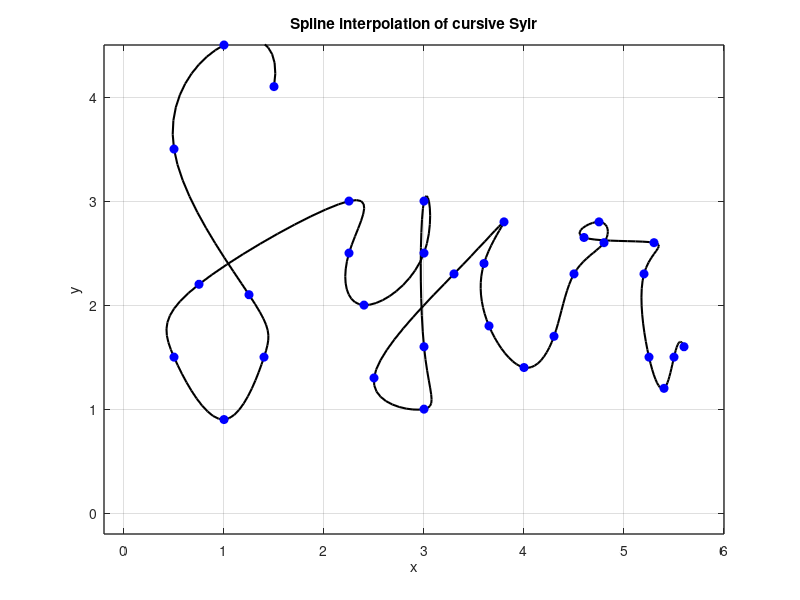

MATLAB code to generate this figure:
% Define data points
x = [1.5 1 0.5 1.25 1.4 1 0.5 0.75 2.25 2.25 2.4 3 3 3 3 2.5 3.3 3.8 3.6 3.65 4 4.3 4.5 4.8 4.75 4.6 5.3 5.2 5.25 5.4 5.5 5.6];
y = [4.1 4.5 3.5 2.1 1.5 0.9 1.5 2.2 3 2.5 2 2.5 3 1.6 1 1.3 2.3 2.8 2.4 1.8 1.4 1.7 2.3 2.6 2.8 2.65 2.6 2.3 1.5 1.2 1.5 1.6];

n = length(x);
t = 0:n-1;
tt = 0:0.1:n-1;

xx = spline(t, x, tt);
yy = spline(t, y, tt);

figure(1)
plot(xx, yy, 'k', 'LineWidth', 1.5)
hold on
plot (x, y, 'bo', 'MarkerFaceColor', 'b')
axis([-0.2 6 -0.2 4.5])
grid on
title('Spline interpolation of cursive Syir')
xlabel('x')
ylabel('y')
set(gca, 'FontSize', 10, 'LineWidth', 1)
grid on




